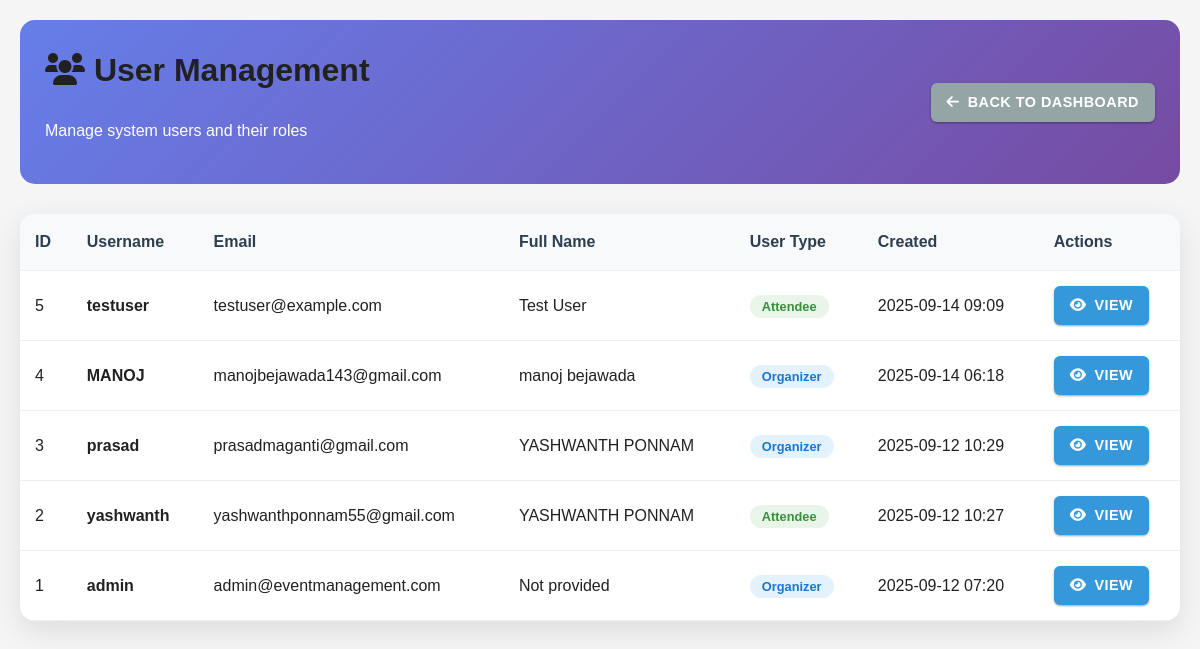
The app's page /admin/users (signed in) with its own data.
### models.py (models this page shows, shortened)
class User(UserMixin, db.Model):
    id = db.Column(db.Integer, primary_key=True)
    username = db.Column(db.String(64), unique=True, nullable=False)
    email = db.Column(db.String(120), unique=True, nullable=False)
    password_hash = db.Column(db.String(256), nullable=False)
    user_type = db.Column(db.Enum(UserType), nullable=False)
    full_name = db.Column(db.String(120))
    phone = db.Column(db.String(20))
    created_at = db.Column(db.DateTime, default=datetime.utcnow)
    organized_events = db.relationship('Event', backref='organizer', lazy='dynamic')
    tickets = db.relationship('Ticket', backref='attendee', lazy='dynamic')
    skills = db.relationship('UserSkill', backref='user', lazy='dynamic', cascade="all, delete-orphan")
    interests = db.relationship('UserInterest', backref='user', lazy='dynamic', cascade="all, delete-orphan")
    led_teams = db.relationship('Team', foreign_keys='Team.leader_id', backref='team_leader', lazy='dynamic')
    team_memberships = db.relationship('TeamMember', backref='member', lazy='dynamic', cascade="all, delete-orphan")
    recommendations = db.relationship('AIRecommendation', backref='recommended_user', lazy='dynamic', cascade="all, delete-orphan")
    badges = db.relationship('UserBadge', backref='badge_owner', lazy='dynamic', cascade="all, delete-orphan")
    integrations = db.relationship('Integration', backref='integration_owner', lazy='dynamic', cascade="all, delete-orphan")
    collaboration_messages = db.relationship('CollaborationMessage', backref='sender', lazy='dynamic', cascade="all, delete-orphan")
    feedback_given = db.relationship('EventFeedback', backref='reviewer', lazy='dynamic', cascade="all, delete-orphan")
    def is_organizer(self):
        return self.user_type == UserType.ORGANIZER

### routes.py (the view)
    @app.route('/admin/users')
    @login_required
    def admin_users():
        if not current_user.is_organizer():
            flash('You need admin privileges to access this page.', 'danger')
            return redirect(url_for('index'))
        users = User.query.order_by(User.created_at.desc()).all()
        return render_template('admin/users.html', users=users)

### app.py (called while the page is built)
@login_manager.user_loader
def load_user(user_id):
    return User.query.get(int(user_id))

### templates/admin/users.html (shortened to what this page needs)
<!DOCTYPE html>
<html lang="en">
<head>
    <link rel="stylesheet" href="{{ url_for('static', filename='css/styles.css') }}">
    <link href="https://cdnjs.cloudflare.com/ajax/libs/font-awesome/6.0.0/css/all.min.css" rel="stylesheet">
</head>
<body>
    <div class="admin-page">
        <div class="page-header">
            <div>
                <h1><i class="fas fa-users"></i> User Management</h1>
                <p>Manage system users and their roles</p>
            </div>
            <div>
                <a href="{{ url_for('admin_dashboard') }}" class="btn btn-secondary">
                    <i class="fas fa-arrow-left"></i> Back to Dashboard
                </a>
            </div>
        </div>
        <div class="users-table">
            <table>
                <thead>
                    <tr>
                        <th>ID</th>
                        <th>Username</th>
                        <th>Email</th>
                        <th>Full Name</th>
                        <th>User Type</th>
                        <th>Created</th>
                        <th>Actions</th>
                    </tr>
                </thead>
                <tbody>
                    {% for user in users %}
                    <tr>
                        <td>{{ user.id }}</td>
                        <td><strong>{{ user.username }}</strong></td>
                        <td>{{ user.email }}</td>
                        <td>{{ user.full_name or 'Not provided' }}</td>
                        <td>
                            <span class="user-type-badge user-type-{{ user.user_type.value }}">
                                {{ user.user_type.value.title() }}
                            </span>
                        </td>
                        <td>{{ user.created_at.strftime('%Y-%m-%d %H:%M') if user.created_at else 'N/A' }}</td>
                        <td>
                            <a href="#" class="btn" onclick="alert('User details coming soon!')">
                                <i class="fas fa-eye"></i> View
                            </a>
                        </td>
                    </tr>
                    {% else %}
                    <tr>
                        <td colspan="7" style="text-align: center; color: #7f8c8d; padding: 40px;">
                            No users found
                        </td>
                    </tr>
                    {% endfor %}
                </tbody>
            </table>
        </div>
    </div>
</body>
</html>

### static/css/styles.css (style rules this page uses)
:root { --primary-color: #5d3fd3; --primary-dark: #4527a0; --primary-light: #8561f5; --secondary-color: #ff5722; --secondary-dark: #e64a19; --secondary-light: #ff8a65; --accent-color: #00bcd4; --accent-dark: #0097a7; --accent-light: #4dd0e1; --success-color: #4caf50; --warning-color: #ff9800; --danger-color: #f44336; --info-color: #2196f3; --text-primary: #212121; --text-secondary: #757575; --text-disabled: #9e9e9e; --text-light: #f5f5f5; --text-on-primary: #ffffff; --bg-color: #ffffff; --bg-light: #f5f5f5; --bg-dark: #303030; --bg-surface: #ffffff; --bg-card: #ffffff; --border-color: #e0e0e0; --shadow-color: rgba(0,0,0,0.1); }
:root { --font-primary: 'Nunito', sans-serif; --font-secondary: 'Poppins', sans-serif; --font-size-base: 16px; --spacing-xs: 0.25rem; --spacing-sm: 0.5rem; --spacing-md: 1rem; --spacing-lg: 1.5rem; --spacing-xl: 2.5rem; --border-radius-sm: 0.25rem; --border-radius-md: 0.5rem; --border-radius-lg: 1rem; --border-radius-xl: 2rem; --shadow-sm: 0 1px 3px rgba(0,0,0,0.12), 0 1px 2px rgba(0,0,0,0.24); --shadow-md: 0 4px 6px rgba(0,0,0,0.1); --shadow-lg: 0 10px 20px rgba(0,0,0,0.1); --shadow-xl: 0 14px 28px rgba(0,0,0,0.25), 0 10px 10px rgba(0,0,0,0.22); }
body { font-family: var(--font-primary); font-size: var(--font-size-base); color: var(--text-primary); background-color: var(--bg-light); line-height: 1.6; margin: 0; padding: 0; transition: background-color 0.3s ease, color 0.3s ease; }
h1, h2, h3, h4, h5, h6 { font-family: var(--font-secondary); font-weight: 600; margin-top: 0; color: var(--text-primary); }
a { color: var(--primary-color); text-decoration: none; transition: color var(--transition-speed); }
p { margin-bottom: var(--spacing-md); }
.btn { border-radius: var(--border-radius-md); font-weight: 600; padding: 0.5rem 1.5rem; transition: all var(--transition-speed); text-transform: uppercase; letter-spacing: 0.5px; box-shadow: var(--shadow-sm); }
.btn-secondary { background-color: var(--secondary-color); border-color: var(--secondary-color); }

### templates/admin/users.html (style rules this page uses)
.admin-page { max-width: 1200px; margin: 0 auto; padding: 20px; }
.page-header { background: linear-gradient(135deg, #667eea 0%, #764ba2 100%); color: white; padding: 25px; border-radius: 15px; margin-bottom: 30px; display: flex; justify-content: space-between; align-items: center; }
.users-table { background: white; border-radius: 15px; overflow: hidden; box-shadow: 0 10px 30px rgba(0,0,0,0.1); }
table { width: 100%; border-collapse: collapse; }
th, td { padding: 15px; text-align: left; border-bottom: 1px solid #ecf0f1; }
th { background: #f8f9fa; font-weight: 600; color: #2c3e50; }
.user-type-badge { padding: 4px 12px; border-radius: 20px; font-size: 0.8rem; font-weight: 600; }
.user-type-organizer { background: #e3f2fd; color: #1976d2; }
.user-type-attendee { background: #e8f5e8; color: #388e3c; }
.btn { display: inline-flex; align-items: center; gap: 8px; padding: 8px 16px; background: #3498db; color: white; text-decoration: none; border-radius: 6px; font-size: 0.9rem; transition: all 0.3s ease; }
.btn-secondary { background: #95a5a6; }

### records on screen
User: id "5", username "testuser", email "testuser@example.com", full_name "Test User", user_type.value "Attendee", created_at "2025-09-14 09:09"
User: id "4", username "MANOJ", email "manojbejawada143@gmail.com", full_name "manoj bejawada", user_type.value "Organizer", created_at "2025-09-14 06:18"
User: id "3", username "prasad", email "prasadmaganti@gmail.com", full_name "YASHWANTH PONNAM", user_type.value "Organizer", created_at "2025-09-12 10:29"
User: id "2", username "yashwanth", email "yashwanthponnam55@gmail.com", full_name "YASHWANTH PONNAM", user_type.value "Attendee", created_at "2025-09-12 10:27"
User: id "1", username "admin", email "admin@eventmanagement.com", full_name "Not provided", user_type.value "Organizer", created_at "2025-09-12 07:20"
